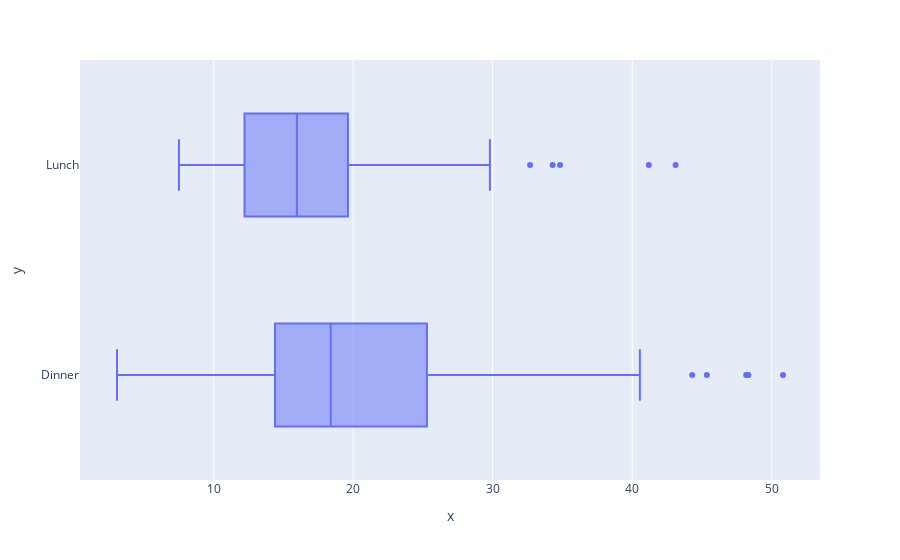

Here is the notebook cell this chart was saved with:
### Markdown cell above
<h3>Q2. Using the tips dataset in the Plotly library, plot a box plot using Plotly express.

### Code cell
tip = sns.load_dataset('tips')
import plotly.express as px
fig = px.box(x = tip.total_bill , y = tip.time)
fig.show()

### Figure 1 — Plotly figure (JSON) as saved in the notebook; plotly's stock layout.template omitted (floating-point values rounded to 4 significant figures; data arrays with more than 128 entries replaced by an {"elided": "..."} marker saying what was removed)
{"data": [{"alignmentgroup": "True", "hovertemplate": "x=%{x}<br>y=%{y}<extra></extra>", "legendgroup": "", "marker": {"color": "#636efa"}, "name": "", "notched": false, "offsetgroup": "", "orientation": "h", "showlegend": false, "type": "box", "x": {"elided": "244 float values"}, "x0": " ", "xaxis": "x", "y": {"elided": "244 str values"}, "y0": " ", "yaxis": "y"}], "layout": {"boxmode": "group", "legend": {"tracegroupgap": 0}, "margin": {"t": 60}, "xaxis": {"anchor": "y", "domain": [0, 1], "title": {"text": "x"}}, "yaxis": {"anchor": "x", "domain": [0, 1], "title": {"text": "y"}}}}
